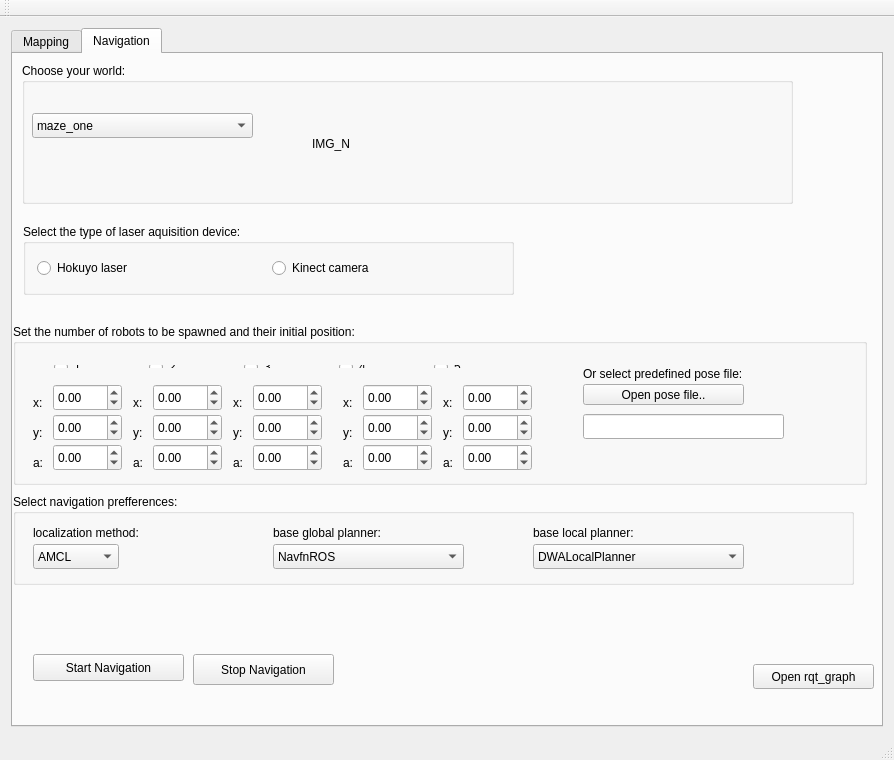
<?xml version="1.0" encoding="UTF-8"?>
<ui version="4.0">
 <class>MainWindow</class>
 <widget class="QMainWindow" name="MainWindow">
  <property name="geometry">
   <rect>
    <x>0</x>
    <y>0</y>
    <width>894</width>
    <height>760</height>
   </rect>
  </property>
  <property name="windowTitle">
   <string>Simulation Tool</string>
  </property>
  <widget class="QWidget" name="centralWidget">
   <layout class="QGridLayout" name="gridLayout">
    <item row="0" column="1">
     <widget class="QTabWidget" name="tabWidget">
      <property name="currentIndex">
       <number>1</number>
      </property>
      <widget class="QWidget" name="tab">
       <attribute name="title">
        <string>Mapping</string>
       </attribute>
       <widget class="QGroupBox" name="groupBox">
        <property name="geometry">
         <rect>
          <x>9</x>
          <y>9</y>
          <width>854</width>
          <height>207</height>
         </rect>
        </property>
        <property name="title">
         <string>Choose your world:</string>
        </property>
        <property name="flat">
         <bool>false</bool>
        </property>
        <widget class="QComboBox" name="combo_box_mapping">
         <property name="geometry">
          <rect>
           <x>30</x>
           <y>90</y>
           <width>101</width>
           <height>27</height>
          </rect>
         </property>
         <item>
          <property name="text">
           <string>maze_one</string>
          </property>
         </item>
         <item>
          <property name="text">
           <string>maze_two</string>
          </property>
         </item>
         <item>
          <property name="text">
           <string>maze_three</string>
          </property>
         </item>
        </widget>
        <widget class="QLabel" name="img_mapping">
         <property name="geometry">
          <rect>
           <x>280</x>
           <y>30</y>
           <width>311</width>
           <height>151</height>
          </rect>
         </property>
         <property name="text">
          <string>IMG_M</string>
         </property>
        </widget>
       </widget>
       <widget class="QGroupBox" name="groupBox_2">
        <property name="geometry">
         <rect>
          <x>9</x>
          <y>222</y>
          <width>854</width>
          <height>71</height>
         </rect>
        </property>
        <property name="title">
         <string>Select the type of laser aquisition device:</string>
        </property>
        <widget class="QRadioButton" name="hokuyo_gmapping">
         <property name="geometry">
          <rect>
           <x>10</x>
           <y>30</y>
           <width>117</width>
           <height>22</height>
          </rect>
         </property>
         <property name="text">
          <string>Hokuyo laser</string>
         </property>
        </widget>
        <widget class="QRadioButton" name="kinect_gmapping">
         <property name="geometry">
          <rect>
           <x>150</x>
           <y>30</y>
           <width>141</width>
           <height>22</height>
          </rect>
         </property>
         <property name="text">
          <string>Kinect camera</string>
         </property>
        </widget>
       </widget>
       <widget class="QGroupBox" name="groupBox_3">
        <property name="geometry">
         <rect>
          <x>10</x>
          <y>350</y>
          <width>854</width>
          <height>101</height>
         </rect>
        </property>
        <property name="title">
         <string>Save map:</string>
        </property>
        <widget class="QLabel" name="label_26">
         <property name="geometry">
          <rect>
           <x>20</x>
           <y>40</y>
           <width>231</width>
           <height>17</height>
          </rect>
         </property>
         <property name="text">
          <string>Set the name of the created map:</string>
         </property>
        </widget>
        <widget class="QLineEdit" name="lineEditCreatedMapName">
         <property name="geometry">
          <rect>
           <x>250</x>
           <y>30</y>
           <width>113</width>
           <height>27</height>
          </rect>
         </property>
         <property name="text">
          <string/>
         </property>
        </widget>
        <widget class="QPushButton" name="save_map">
         <property name="geometry">
          <rect>
           <x>20</x>
           <y>60</y>
           <width>141</width>
           <height>27</height>
          </rect>
         </property>
         <property name="text">
          <string>Save created map</string>
         </property>
        </widget>
       </widget>
       <widget class="QPushButton" name="stopButon">
        <property name="geometry">
         <rect>
          <x>220</x>
          <y>600</y>
          <width>99</width>
          <height>27</height>
         </rect>
        </property>
        <property name="text">
         <string>Stop map</string>
        </property>
       </widget>
       <widget class="QPushButton" name="start_mapping">
        <property name="geometry">
         <rect>
          <x>10</x>
          <y>600</y>
          <width>181</width>
          <height>27</height>
         </rect>
        </property>
        <property name="text">
         <string>Start Mappinig</string>
        </property>
       </widget>
       <widget class="QPushButton" name="pushButtonRqtGraph">
        <property name="geometry">
         <rect>
          <x>730</x>
          <y>600</y>
          <width>141</width>
          <height>31</height>
         </rect>
        </property>
        <property name="text">
         <string>Open rqt_graph</string>
        </property>
       </widget>
       <widget class="QPushButton" name="start_teleop">
        <property name="geometry">
         <rect>
          <x>680</x>
          <y>560</y>
          <width>191</width>
          <height>27</height>
         </rect>
        </property>
        <property name="text">
         <string>Start teleoperation Node</string>
        </property>
       </widget>
      </widget>
      <widget class="QWidget" name="tab_2">
       <attribute name="title">
        <string>Navigation</string>
       </attribute>
       <widget class="QGroupBox" name="groupBox_4">
        <property name="geometry">
         <rect>
          <x>9</x>
          <y>9</y>
          <width>771</width>
          <height>141</height>
         </rect>
        </property>
        <property name="title">
         <string>Choose your world:</string>
        </property>
        <property name="flat">
         <bool>false</bool>
        </property>
        <widget class="QComboBox" name="combo_box_nav">
         <property name="geometry">
          <rect>
           <x>10</x>
           <y>50</y>
           <width>221</width>
           <height>25</height>
          </rect>
         </property>
         <item>
          <property name="text">
           <string>maze_one</string>
          </property>
         </item>
         <item>
          <property name="text">
           <string>maze_two</string>
          </property>
         </item>
         <item>
          <property name="text">
           <string>maze_three</string>
          </property>
         </item>
        </widget>
        <widget class="QLabel" name="img_nav">
         <property name="geometry">
          <rect>
           <x>290</x>
           <y>30</y>
           <width>181</width>
           <height>101</height>
          </rect>
         </property>
         <property name="text">
          <string>IMG_N</string>
         </property>
        </widget>
       </widget>
       <widget class="QGroupBox" name="groupBox_5">
        <property name="geometry">
         <rect>
          <x>10</x>
          <y>170</y>
          <width>491</width>
          <height>71</height>
         </rect>
        </property>
        <property name="title">
         <string>Select the type of laser aquisition device:</string>
        </property>
        <layout class="QGridLayout" name="gridLayout_3">
         <item row="0" column="0">
          <widget class="QRadioButton" name="hokuyo_nav">
           <property name="text">
            <string>Hokuyo laser</string>
           </property>
          </widget>
         </item>
         <item row="0" column="1">
          <widget class="QRadioButton" name="kinect_nav">
           <property name="text">
            <string>Kinect camera</string>
           </property>
          </widget>
         </item>
        </layout>
       </widget>
       <widget class="QGroupBox" name="groupBox_6">
        <property name="geometry">
         <rect>
          <x>0</x>
          <y>270</y>
          <width>854</width>
          <height>161</height>
         </rect>
        </property>
        <property name="title">
         <string>Set the number of robots to be spawned and their initial position:</string>
        </property>
        <widget class="QWidget" name="layoutWidget">
         <property name="geometry">
          <rect>
           <x>30</x>
           <y>30</y>
           <width>491</width>
           <height>25</height>
          </rect>
         </property>
         <layout class="QHBoxLayout" name="horizontalLayout_2">
          <item>
           <widget class="QRadioButton" name="pioneer1">
            <property name="text">
             <string>1</string>
            </property>
           </widget>
          </item>
          <item>
           <widget class="QRadioButton" name="pioneer2">
            <property name="text">
             <string>2</string>
            </property>
           </widget>
          </item>
          <item>
           <widget class="QRadioButton" name="pioneer3">
            <property name="text">
             <string>3</string>
            </property>
           </widget>
          </item>
          <item>
           <widget class="QRadioButton" name="pioneer4">
            <property name="text">
             <string>4</string>
            </property>
           </widget>
          </item>
          <item>
           <widget class="QRadioButton" name="pioneer5">
            <property name="text">
             <string>5</string>
            </property>
           </widget>
          </item>
         </layout>
        </widget>
        <widget class="QLabel" name="label_17">
         <property name="geometry">
          <rect>
           <x>20</x>
           <y>70</y>
           <width>16</width>
           <height>17</height>
          </rect>
         </property>
         <property name="text">
          <string>x:</string>
         </property>
        </widget>
        <widget class="QLabel" name="label_18">
         <property name="geometry">
          <rect>
           <x>20</x>
           <y>100</y>
           <width>16</width>
           <height>17</height>
          </rect>
         </property>
         <property name="text">
          <string>y:</string>
         </property>
        </widget>
        <widget class="QDoubleSpinBox" name="x1">
         <property name="geometry">
          <rect>
           <x>40</x>
           <y>60</y>
           <width>69</width>
           <height>27</height>
          </rect>
         </property>
         <property name="minimum">
          <double>-50.000000000000000</double>
         </property>
        </widget>
        <widget class="QDoubleSpinBox" name="y1">
         <property name="geometry">
          <rect>
           <x>40</x>
           <y>90</y>
           <width>69</width>
           <height>27</height>
          </rect>
         </property>
         <property name="minimum">
          <double>-50.000000000000000</double>
         </property>
        </widget>
        <widget class="QLabel" name="label_19">
         <property name="geometry">
          <rect>
           <x>120</x>
           <y>70</y>
           <width>16</width>
           <height>17</height>
          </rect>
         </property>
         <property name="text">
          <string>x:</string>
         </property>
        </widget>
        <widget class="QDoubleSpinBox" name="x2">
         <property name="geometry">
          <rect>
           <x>140</x>
           <y>60</y>
           <width>69</width>
           <height>27</height>
          </rect>
         </property>
         <property name="minimum">
          <double>-50.000000000000000</double>
         </property>
        </widget>
        <widget class="QDoubleSpinBox" name="y2">
         <property name="geometry">
          <rect>
           <x>140</x>
           <y>90</y>
           <width>69</width>
           <height>27</height>
          </rect>
         </property>
         <property name="minimum">
          <double>-50.000000000000000</double>
         </property>
        </widget>
        <widget class="QLabel" name="label_20">
         <property name="geometry">
          <rect>
           <x>120</x>
           <y>100</y>
           <width>16</width>
           <height>17</height>
          </rect>
         </property>
         <property name="text">
          <string>y:</string>
         </property>
        </widget>
        <widget class="QLabel" name="label_21">
         <property name="geometry">
          <rect>
           <x>220</x>
           <y>70</y>
           <width>16</width>
           <height>17</height>
          </rect>
         </property>
         <property name="text">
          <string>x:</string>
         </property>
        </widget>
        <widget class="QDoubleSpinBox" name="x3">
         <property name="geometry">
          <rect>
           <x>240</x>
           <y>60</y>
           <width>69</width>
           <height>27</height>
          </rect>
         </property>
         <property name="minimum">
          <double>-50.000000000000000</double>
         </property>
        </widget>
        <widget class="QDoubleSpinBox" name="y3">
         <property name="geometry">
          <rect>
           <x>240</x>
           <y>90</y>
           <width>69</width>
           <height>27</height>
          </rect>
         </property>
         <property name="minimum">
          <double>-50.000000000000000</double>
         </property>
        </widget>
        <widget class="QLabel" name="label_22">
         <property name="geometry">
          <rect>
           <x>220</x>
           <y>100</y>
           <width>16</width>
           <height>17</height>
          </rect>
         </property>
         <property name="text">
          <string>y:</string>
         </property>
        </widget>
        <widget class="QLabel" name="label_23">
         <property name="geometry">
          <rect>
           <x>330</x>
           <y>70</y>
           <width>16</width>
           <height>17</height>
          </rect>
         </property>
         <property name="text">
          <string>x:</string>
         </property>
        </widget>
        <widget class="QDoubleSpinBox" name="x4">
         <property name="geometry">
          <rect>
           <x>350</x>
           <y>60</y>
           <width>69</width>
           <height>27</height>
          </rect>
         </property>
         <property name="minimum">
          <double>-50.000000000000000</double>
         </property>
        </widget>
        <widget class="QDoubleSpinBox" name="y4">
         <property name="geometry">
          <rect>
           <x>350</x>
           <y>90</y>
           <width>69</width>
           <height>27</height>
          </rect>
         </property>
         <property name="minimum">
          <double>-50.000000000000000</double>
         </property>
        </widget>
        <widget class="QLabel" name="label_37">
         <property name="geometry">
          <rect>
           <x>330</x>
           <y>100</y>
           <width>16</width>
           <height>17</height>
          </rect>
         </property>
         <property name="text">
          <string>y:</string>
         </property>
        </widget>
        <widget class="QLabel" name="label_38">
         <property name="geometry">
          <rect>
           <x>430</x>
           <y>70</y>
           <width>16</width>
           <height>17</height>
          </rect>
         </property>
         <property name="text">
          <string>x:</string>
         </property>
        </widget>
        <widget class="QLabel" name="label_39">
         <property name="geometry">
          <rect>
           <x>430</x>
           <y>100</y>
           <width>16</width>
           <height>17</height>
          </rect>
         </property>
         <property name="text">
          <string>y:</string>
         </property>
        </widget>
        <widget class="QDoubleSpinBox" name="y5">
         <property name="geometry">
          <rect>
           <x>450</x>
           <y>90</y>
           <width>69</width>
           <height>27</height>
          </rect>
         </property>
         <property name="minimum">
          <double>-50.000000000000000</double>
         </property>
        </widget>
        <widget class="QDoubleSpinBox" name="x5">
         <property name="geometry">
          <rect>
           <x>450</x>
           <y>60</y>
           <width>69</width>
           <height>27</height>
          </rect>
         </property>
         <property name="minimum">
          <double>-50.000000000000000</double>
         </property>
        </widget>
        <widget class="QPushButton" name="pushButton">
         <property name="geometry">
          <rect>
           <x>570</x>
           <y>60</y>
           <width>161</width>
           <height>21</height>
          </rect>
         </property>
         <property name="text">
          <string>Open pose file..</string>
         </property>
        </widget>
        <widget class="QLabel" name="label_2">
         <property name="geometry">
          <rect>
           <x>570</x>
           <y>40</y>
           <width>221</width>
           <height>20</height>
          </rect>
         </property>
         <property name="text">
          <string>Or select predefined pose file:</string>
         </property>
        </widget>
        <widget class="QLineEdit" name="lineEditPoseFile">
         <property name="geometry">
          <rect>
           <x>570</x>
           <y>90</y>
           <width>201</width>
           <height>25</height>
          </rect>
         </property>
        </widget>
        <widget class="QDoubleSpinBox" name="a1">
         <property name="geometry">
          <rect>
           <x>40</x>
           <y>120</y>
           <width>69</width>
           <height>27</height>
          </rect>
         </property>
         <property name="minimum">
          <double>-50.000000000000000</double>
         </property>
        </widget>
        <widget class="QLabel" name="label_24">
         <property name="geometry">
          <rect>
           <x>120</x>
           <y>130</y>
           <width>16</width>
           <height>17</height>
          </rect>
         </property>
         <property name="text">
          <string>a:</string>
         </property>
        </widget>
        <widget class="QLabel" name="label_40">
         <property name="geometry">
          <rect>
           <x>430</x>
           <y>130</y>
           <width>16</width>
           <height>17</height>
          </rect>
         </property>
         <property name="text">
          <string>a:</string>
         </property>
        </widget>
        <widget class="QDoubleSpinBox" name="a5">
         <property name="geometry">
          <rect>
           <x>450</x>
           <y>120</y>
           <width>69</width>
           <height>27</height>
          </rect>
         </property>
         <property name="minimum">
          <double>-50.000000000000000</double>
         </property>
        </widget>
        <widget class="QDoubleSpinBox" name="a3">
         <property name="geometry">
          <rect>
           <x>240</x>
           <y>120</y>
           <width>69</width>
           <height>27</height>
          </rect>
         </property>
         <property name="minimum">
          <double>-50.000000000000000</double>
         </property>
        </widget>
        <widget class="QDoubleSpinBox" name="a4">
         <property name="geometry">
          <rect>
           <x>350</x>
           <y>120</y>
           <width>69</width>
           <height>27</height>
          </rect>
         </property>
         <property name="minimum">
          <double>-50.000000000000000</double>
         </property>
        </widget>
        <widget class="QLabel" name="label_25">
         <property name="geometry">
          <rect>
           <x>20</x>
           <y>130</y>
           <width>16</width>
           <height>17</height>
          </rect>
         </property>
         <property name="text">
          <string>a:</string>
         </property>
        </widget>
        <widget class="QLabel" name="label_41">
         <property name="geometry">
          <rect>
           <x>330</x>
           <y>130</y>
           <width>16</width>
           <height>17</height>
          </rect>
         </property>
         <property name="text">
          <string>a:</string>
         </property>
        </widget>
        <widget class="QLabel" name="label_27">
         <property name="geometry">
          <rect>
           <x>220</x>
           <y>130</y>
           <width>16</width>
           <height>17</height>
          </rect>
         </property>
         <property name="text">
          <string>a:</string>
         </property>
        </widget>
        <widget class="QDoubleSpinBox" name="a2">
         <property name="geometry">
          <rect>
           <x>140</x>
           <y>120</y>
           <width>69</width>
           <height>27</height>
          </rect>
         </property>
         <property name="minimum">
          <double>-50.000000000000000</double>
         </property>
        </widget>
       </widget>
       <widget class="QPushButton" name="pushButtonRqtGraphNav">
        <property name="geometry">
         <rect>
          <x>740</x>
          <y>610</y>
          <width>121</width>
          <height>25</height>
         </rect>
        </property>
        <property name="text">
         <string>Open rqt_graph</string>
        </property>
       </widget>
       <widget class="QPushButton" name="start_nav">
        <property name="geometry">
         <rect>
          <x>20</x>
          <y>600</y>
          <width>151</width>
          <height>27</height>
         </rect>
        </property>
        <property name="text">
         <string>Start Navigation</string>
        </property>
       </widget>
       <widget class="QPushButton" name="stop_nav_buton">
        <property name="geometry">
         <rect>
          <x>180</x>
          <y>600</y>
          <width>141</width>
          <height>31</height>
         </rect>
        </property>
        <property name="text">
         <string>Stop Navigation</string>
        </property>
       </widget>
       <widget class="QGroupBox" name="groupBox_7">
        <property name="geometry">
         <rect>
          <x>0</x>
          <y>440</y>
          <width>841</width>
          <height>91</height>
         </rect>
        </property>
        <property name="title">
         <string>Select navigation prefferences:</string>
        </property>
        <widget class="QComboBox" name="comboBox_local_planner">
         <property name="geometry">
          <rect>
           <x>520</x>
           <y>50</y>
           <width>211</width>
           <height>25</height>
          </rect>
         </property>
         <item>
          <property name="text">
           <string>DWALocalPlanner</string>
          </property>
         </item>
         <item>
          <property name="text">
           <string>TrajectoryPlannerROS</string>
          </property>
         </item>
         <item>
          <property name="text">
           <string>EBandLocalPlanner</string>
          </property>
         </item>
         <item>
          <property name="text">
           <string>TebLocalPlannerROS</string>
          </property>
         </item>
        </widget>
        <widget class="QLabel" name="label">
         <property name="geometry">
          <rect>
           <x>20</x>
           <y>30</y>
           <width>151</width>
           <height>17</height>
          </rect>
         </property>
         <property name="text">
          <string>localization method:</string>
         </property>
        </widget>
        <widget class="QComboBox" name="comboBox_global_planner">
         <property name="geometry">
          <rect>
           <x>260</x>
           <y>50</y>
           <width>191</width>
           <height>25</height>
          </rect>
         </property>
         <item>
          <property name="text">
           <string>NavfnROS</string>
          </property>
         </item>
         <item>
          <property name="text">
           <string>GlobalPlanner</string>
          </property>
         </item>
         <item>
          <property name="text">
           <string>CarrotPlanner</string>
          </property>
         </item>
        </widget>
        <widget class="QLabel" name="nav_global_planner_label">
         <property name="geometry">
          <rect>
           <x>260</x>
           <y>30</y>
           <width>221</width>
           <height>17</height>
          </rect>
         </property>
         <property name="text">
          <string>base global planner:</string>
         </property>
        </widget>
        <widget class="QLabel" name="nav_local_planner_label">
         <property name="geometry">
          <rect>
           <x>520</x>
           <y>30</y>
           <width>221</width>
           <height>17</height>
          </rect>
         </property>
         <property name="text">
          <string>base local planner:</string>
         </property>
        </widget>
        <widget class="QComboBox" name="comboBox_localization_type">
         <property name="geometry">
          <rect>
           <x>20</x>
           <y>50</y>
           <width>86</width>
           <height>25</height>
          </rect>
         </property>
         <item>
          <property name="text">
           <string>AMCL</string>
          </property>
         </item>
         <item>
          <property name="text">
           <string>Fake_localization</string>
          </property>
         </item>
        </widget>
       </widget>
      </widget>
     </widget>
    </item>
   </layout>
  </widget>
  <widget class="QMenuBar" name="menuBar">
   <property name="geometry">
    <rect>
     <x>0</x>
     <y>0</y>
     <width>894</width>
     <height>22</height>
    </rect>
   </property>
  </widget>
  <widget class="QToolBar" name="mainToolBar">
   <attribute name="toolBarArea">
    <enum>TopToolBarArea</enum>
   </attribute>
   <attribute name="toolBarBreak">
    <bool>false</bool>
   </attribute>
  </widget>
  <widget class="QStatusBar" name="statusBar"/>
 </widget>
 <layoutdefault spacing="6" margin="11"/>
 <resources/>
 <connections/>
</ui>
